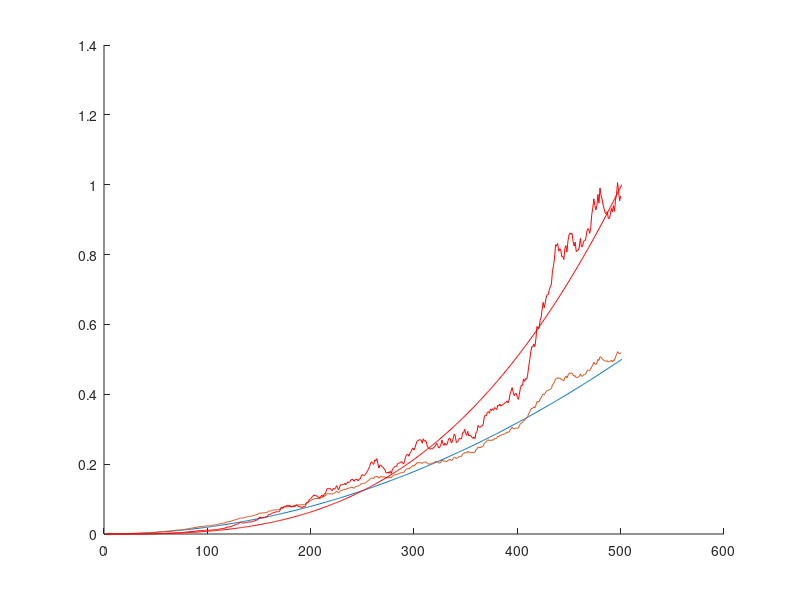

The MATLAB source for this figure:
T= 1;
N= 500;
dt =T/N;
close all
figure 
hold on
clear W
clear ito

for i = 1:1000

dW = sqrt(dt)*randn(1,N);
W(i,:)  = cumsum(dW);

%plot(W(i,:))

ito2(i,:) = cumsum([0,W(i,1:end-1)].*dW);
ito3(i,:) = cumsum(([0,W(i,1:end-1)].^2).*dW);

end

tl = 0:dt:1;



plot((tl.^2)/2)
plot(var(ito2))

plot((tl.^3),'r')
plot(var(ito3),'r')
